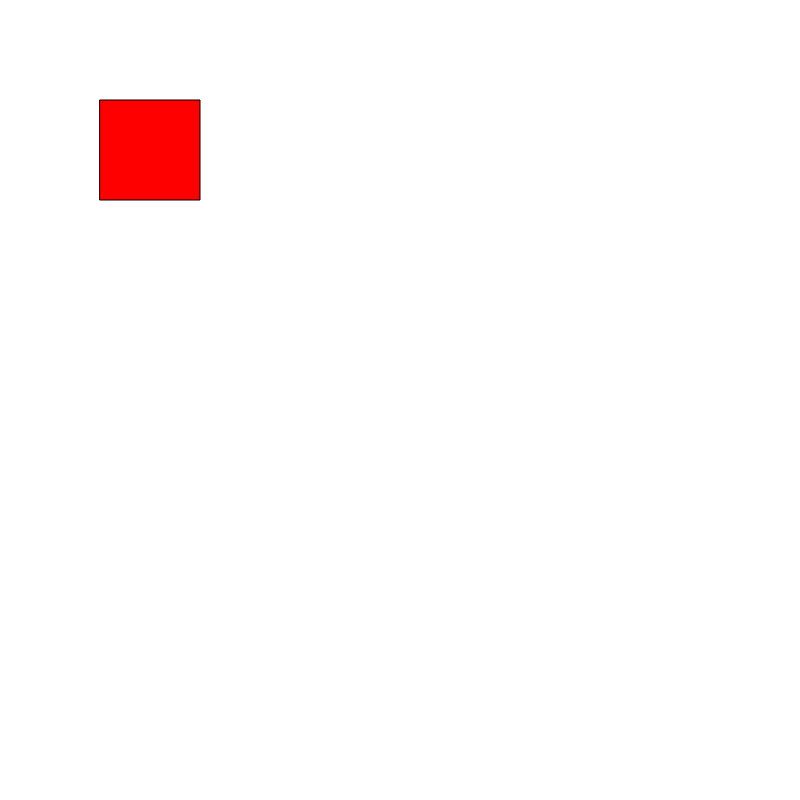
Frame 1 (no input)
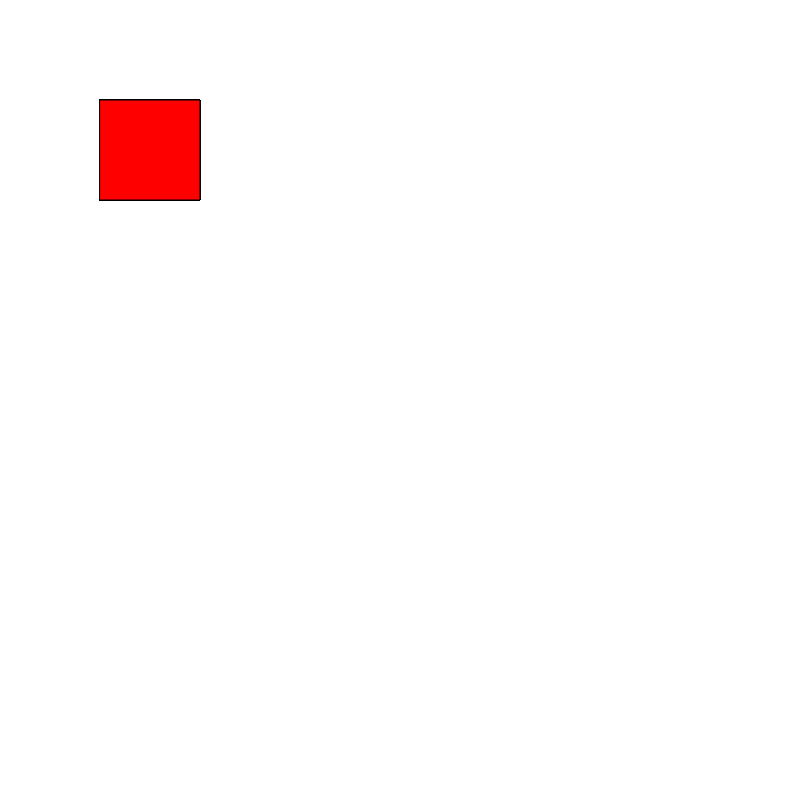
Frame 60 (no input)
Frame 120 (the mouse pressed at the canvas centre since frame 60): identical to frame 60, image omitted

The p5.js sketch that drew these frames (run headless with seeded random() and noise() and a simulated clock; from frame 60 on, the mouse is pressed at the canvas centre):

// p5.js sketch
// ── sketch.js
function setup() {
createCanvas (800,800);
// rectMode(CENTER); //Center all rectangles
}

function draw() {
fill('red');
rect(100,100,100,100);
//put the score in a text command
}

function mouseReleased(){
  if ((mouseX > 100)&& (mouseX < 200)&& (mouseY > 100)&& (mouseY < 200)){
  console.log("beep");
}
}
